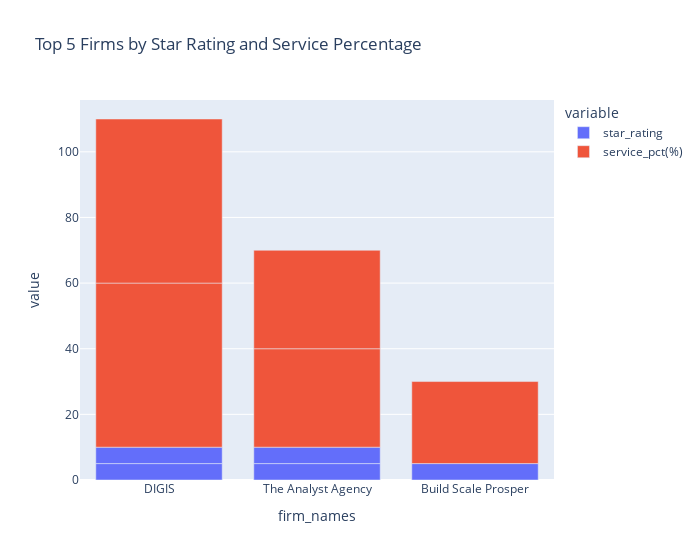

Notebook source saved alongside this figure:
### Code cell
top5_star_serv=all_df.sort_values(['star_rating','service_pct(%)'],ascending=False )[:5]
px.bar(top5_star_serv,'firm_names',['star_rating','service_pct(%)'], width=700, 
       title='Top 5 Firms by Star Rating and Service Percentage')

### Figure 1 — Plotly figure (JSON) as saved in the notebook; plotly's stock layout.template omitted (floating-point values rounded to 4 significant figures)
{"data": [{"alignmentgroup": "True", "hovertemplate": "variable=star_rating<br>firm_names=%{x}<br>value=%{y}<extra></extra>", "legendgroup": "star_rating", "marker": {"color": "#636efa", "pattern": {"shape": ""}}, "name": "star_rating", "offsetgroup": "star_rating", "orientation": "v", "showlegend": true, "textposition": "auto", "type": "bar", "x": ["DIGIS", "DIGIS", "The Analyst Agency", "The Analyst Agency", "Build Scale Prosper"], "xaxis": "x", "y": [5, 5, 5, 5, 5], "yaxis": "y"}, {"alignmentgroup": "True", "hovertemplate": "variable=service_pct(%)<br>firm_names=%{x}<br>value=%{y}<extra></extra>", "legendgroup": "service_pct(%)", "marker": {"color": "#EF553B", "pattern": {"shape": ""}}, "name": "service_pct(%)", "offsetgroup": "service_pct(%)", "orientation": "v", "showlegend": true, "textposition": "auto", "type": "bar", "x": ["DIGIS", "DIGIS", "The Analyst Agency", "The Analyst Agency", "Build Scale Prosper"], "xaxis": "x", "y": [50, 50, 30, 30, 25], "yaxis": "y"}], "layout": {"barmode": "relative", "legend": {"title": {"text": "variable"}, "tracegroupgap": 0}, "title": {"text": "Top 5 Firms by Star Rating and Service Percentage"}, "width": 700, "xaxis": {"anchor": "y", "domain": [0, 1], "title": {"text": "firm_names"}}, "yaxis": {"anchor": "x", "domain": [0, 1], "title": {"text": "value"}}}}
